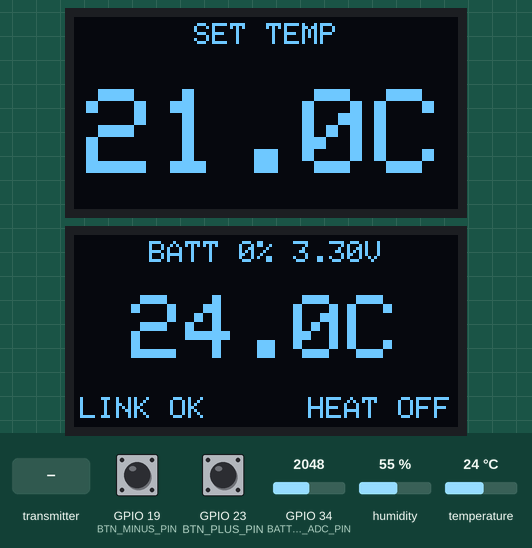
Simulated run of this sketch. Board: ESP32. Parts: 2 × 128×64 one-colour display. The test bench sets the inputs (shaded band); at power-on: GPIO 19 (BTN_MINUS_PIN) HIGH, GPIO 23 (BTN_PLUS_PIN) HIGH, GPIO 34 (BATTERY_ADC_PIN) = 2048, humidity 55 %, temperature 24 °C. WiFi joins after 1.5 s; servers stay silent unless stated.

Above: at 1.3 s.
1.4 s: GPIO 19 (BTN_MINUS_PIN) pulled LOW for 1 s
At 3.3 s:
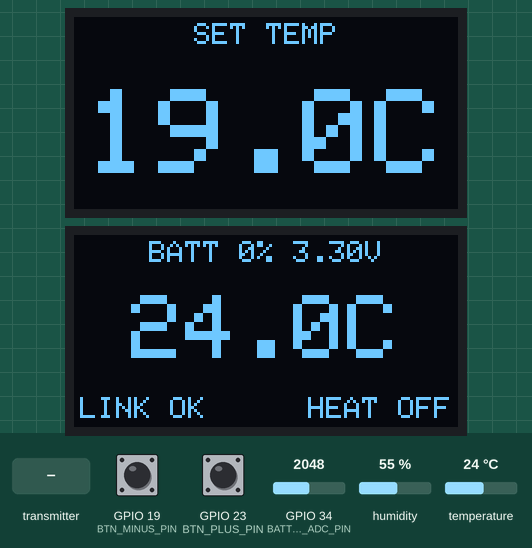
3.9 s: the transmitter starts sending heatRelayState = 1
At 4.9 s:
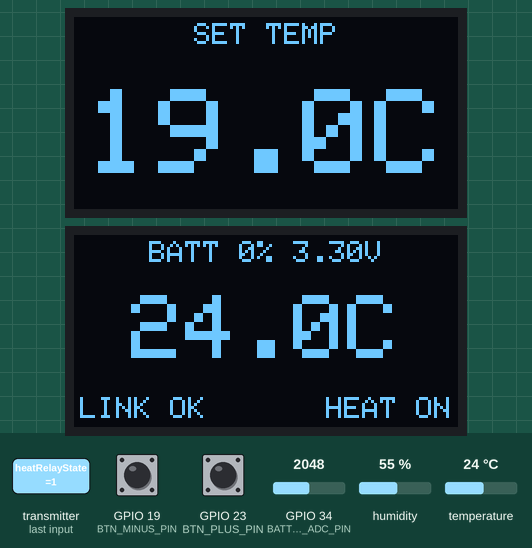
5.4 s: GPIO 23 (BTN_PLUS_PIN) pulled LOW for 3.2 s
At 9.7 s:
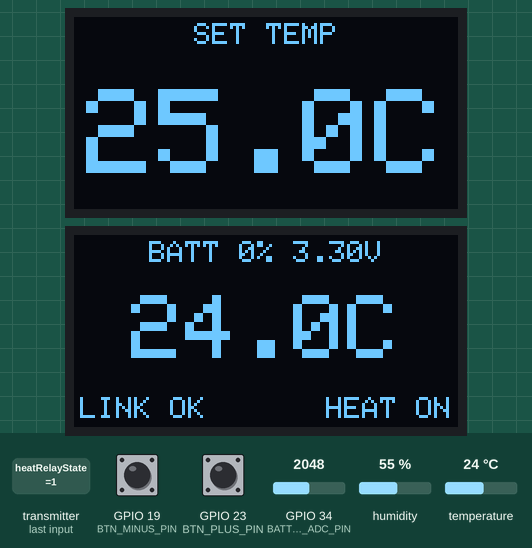
10.1 s: the transmitter starts sending heatRelayState = 0
At 10.9 s:
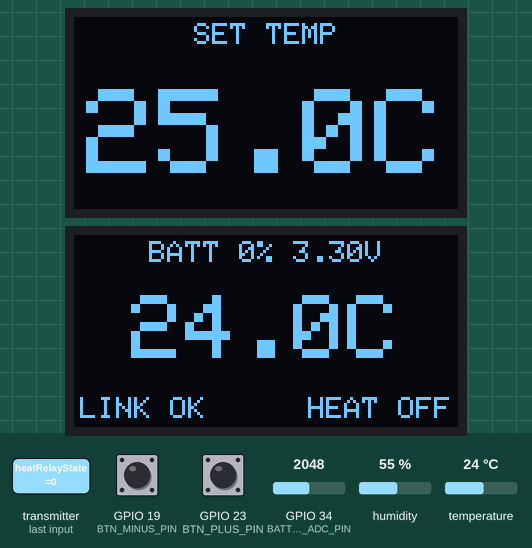
11.6 s: GPIO 19 (BTN_MINUS_PIN) pulled LOW for 3.2 s
At 13.76 s:
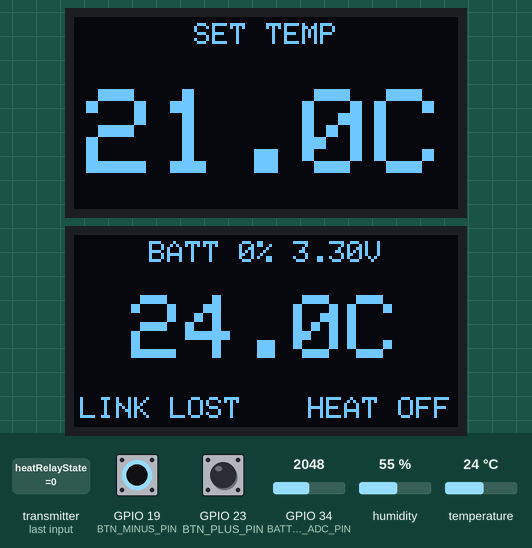
16.3 s: GPIO 34 (BATTERY_ADC_PIN) set to 2866
At 17.0 s:
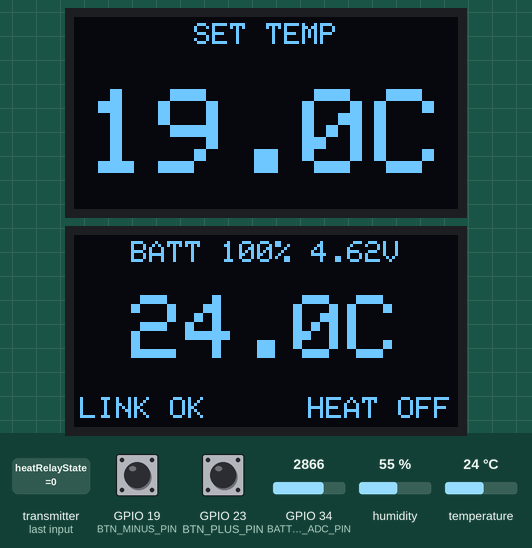
Timing chart, 0 to 19.3 s (numbered marks = the images above; inputs shaded):
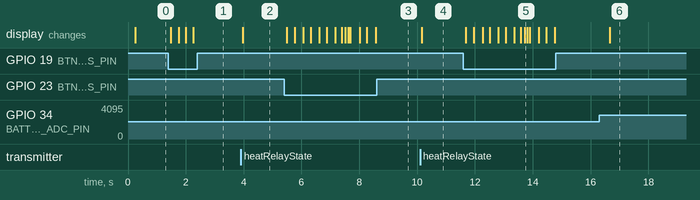

The sketch:

device2_thermostat.ino
```cpp
/*
  ================================================================
  DEVICE 2 - BATTERY-POWERED THERMOSTAT
  ESP32-WROOM-32 (DevKitC V4)
  ================================================================

  ROLE:
   - Reads room temperature/humidity from the AHT10
   - Lets you adjust the setpoint with two physical buttons
   - Shows setpoint on OLED1, current temp + boiler/link/battery
     status on OLED2
   - Sends readings to Device 1 over ESP-NOW, receives boiler
     status back from it

  REQUIRED LIBRARIES (Arduino IDE Library Manager):
   - Adafruit GFX Library
   - Adafruit SSD1306
   - Adafruit AHTX0 (also pulls in Adafruit Unified Sensor)

  I2C LAYOUT:
   Two separate buses, so no address resoldering is needed.
   Bus A (Wire)  : AHT10 (0x38) + OLED1 setpoint screen (0x3C)
   Bus B (Wire1) : OLED2 status screen (0x3C)
   Set the pins in I2C_A_SDA/SCL and I2C_B_SDA/SCL below.

  IMPORTANT - ESP-NOW CHANNEL:
   ESP-NOW peers must be on the same WiFi channel. Since Device 1
   connects to your home WiFi (channel assigned by your router),
   Device 2 must match that channel even though it never actually
   joins the network. Set WIFI_CHANNEL below to whatever Device 1
   prints to Serial on boot ("WiFi channel: X").

  ================================================================
*/

#include <Wire.h>
#include <Adafruit_GFX.h>
#include <Adafruit_SSD1306.h>
#include <Adafruit_AHTX0.h>
#include <esp_now.h>
#include <esp_wifi.h>
#include <WiFi.h>

// ---------------- PIN CONFIG - VERIFY AGAINST YOUR SCHEMATIC ----------------
// Two independent I2C buses. Change these pin numbers freely (any free GPIO
// that isn't input-only or a flash/boot pin works - the ESP32 can route I2C
// to almost any pin).
//   Bus A (Wire)  : AHT10 temperature sensor + OLED1 (setpoint screen)
//   Bus B (Wire1) : OLED2 (status screen) only
const int I2C_A_SDA = 21;
const int I2C_A_SCL = 22;
const int I2C_B_SDA = 16;
const int I2C_B_SCL = 17;

// The two button lines were harder to pin down precisely at the image
// resolution provided. Placeholders below - CONFIRM before flashing.
const int BTN_PLUS_PIN  = 23; // <-- VERIFY
const int BTN_MINUS_PIN = 19; // <-- VERIFY

// Each OLED is on its own bus, so both can keep the factory 0x3C address.
// (AHT10 is 0x38 and shares bus A with OLED1 - no conflict.)
const int OLED1_ADDR = 0x3C; // setpoint display, bus A
const int OLED2_ADDR = 0x3C; // status display,   bus B

const int SCREEN_WIDTH  = 128;
const int SCREEN_HEIGHT = 64;

// Battery voltage sense: 10k + 10k divider from Battery+ to GND, midpoint to this pin.
// GPIO34 is ADC1 (WiFi/ESP-NOW-safe) and input-only, so it's a clean unused pin.
const int BATTERY_ADC_PIN = 34;
const float DIVIDER_RATIO = 2.0; // (10k+10k)/10k = 2.0 -> multiply the ADC reading by this
// Rough 18650 discharge curve endpoints for a simple percentage estimate.
// Not linear in reality, but good enough for an at-a-glance indicator.
const float BATTERY_EMPTY_V = 3.3;
const float BATTERY_FULL_V  = 4.2;

// ---------------- USER CONFIG ----------------
// Device 1's MAC address. On Device 1, run WiFi.macAddress() once and paste it here.
uint8_t device1Mac[] = {0x11, 0x22, 0x33, 0x44, 0x55, 0x66}; // <-- REPLACE
const int WIFI_CHANNEL = 6; // <-- SET to match Device 1's actual WiFi channel

const float SETPOINT_STEP = 0.5;
const float SETPOINT_MIN  = 10.0;
const float SETPOINT_MAX  = 30.0;
const unsigned long SEND_INTERVAL_MS = 60UL * 1000UL; // push a reading every 60s
const unsigned long DEBOUNCE_MS = 250;
const unsigned long LINK_TIMEOUT_MS = 3UL * SEND_INTERVAL_MS;

// ---------------- OBJECTS ----------------
Adafruit_SSD1306 oledSetpoint(SCREEN_WIDTH, SCREEN_HEIGHT, &Wire, -1);
Adafruit_SSD1306 oledStatus(SCREEN_WIDTH, SCREEN_HEIGHT, &Wire1, -1);
Adafruit_AHTX0 aht;

typedef struct struct_message {
  float temperature;
  float setpoint;
  float batteryVoltage;
  bool  heatRelayState;
} struct_message;

struct_message outgoing;
struct_message incomingStatus;

// ---------------- STATE ----------------
float setpoint = 21.0;
float currentTemp = NAN;
float currentHumidity = NAN;
bool boilerHeatOn = false;
bool linkOk = false;
unsigned long lastBoilerDataMillis = 0;
unsigned long lastSendMillis = 0;
unsigned long lastBtnPlusMillis = 0;
unsigned long lastBtnMinusMillis = 0;

// ---------------- FORWARD DECLARATIONS ----------------
void sendReading();
void updateDisplays();
void onDataRecv(const uint8_t *mac, const uint8_t *incomingBytes, int len);
float readBatteryVoltage();

void setup() {
  Serial.begin(115200);

  pinMode(BTN_PLUS_PIN, INPUT_PULLUP);
  pinMode(BTN_MINUS_PIN, INPUT_PULLUP);

  Wire.begin(I2C_A_SDA, I2C_A_SCL);    // bus A: AHT10 + OLED1
  Wire1.begin(I2C_B_SDA, I2C_B_SCL);   // bus B: OLED2

  // 11dB attenuation gives the widest usable input range (~0-3.1V), which we
  // need since the divider's max output (4.2V / 2) is around 2.1V.
  analogSetPinAttenuation(BATTERY_ADC_PIN, ADC_11db);

  if (!aht.begin(&Wire)) {
    Serial.println("AHT10 not found - check wiring!");
  }

  if (!oledSetpoint.begin(SSD1306_SWITCHCAPVCC, OLED1_ADDR)) {
    Serial.println("OLED1 (setpoint) not found at 0x3C");
  }
  if (!oledStatus.begin(SSD1306_SWITCHCAPVCC, OLED2_ADDR)) {
    Serial.println("OLED2 (status) not found at 0x3C on bus B - check its SDA/SCL wiring");
  }

  // Set up WiFi in STA mode but stay disconnected - we only need it for ESP-NOW.
  WiFi.mode(WIFI_STA);
  WiFi.disconnect();
  esp_wifi_set_channel(WIFI_CHANNEL, WIFI_SECOND_CHAN_NONE);

  if (esp_now_init() != ESP_OK) {
    Serial.println("ESP-NOW init failed!");
  } else {
    esp_now_register_recv_cb(onDataRecv);
    esp_now_peer_info_t peerInfo = {};
    memcpy(peerInfo.peer_addr, device1Mac, 6);
    peerInfo.channel = WIFI_CHANNEL;
    peerInfo.encrypt = false;
    esp_now_add_peer(&peerInfo);
  }

  // Take an initial reading immediately rather than waiting a full interval.
  sensors_event_t humidity, temp;
  aht.getEvent(&humidity, &temp);
  currentTemp = temp.temperature;
  currentHumidity = humidity.relative_humidity;

  updateDisplays();
}

void loop() {
  unsigned long now = millis();

  // --- Buttons ---
  if (digitalRead(BTN_PLUS_PIN) == LOW && now - lastBtnPlusMillis > DEBOUNCE_MS) {
    lastBtnPlusMillis = now;
    setpoint = min(setpoint + SETPOINT_STEP, SETPOINT_MAX);
    updateDisplays();
    sendReading(); // push the change immediately instead of waiting for the next interval
  }
  if (digitalRead(BTN_MINUS_PIN) == LOW && now - lastBtnMinusMillis > DEBOUNCE_MS) {
    lastBtnMinusMillis = now;
    setpoint = max(setpoint - SETPOINT_STEP, SETPOINT_MIN);
    updateDisplays();
    sendReading();
  }

  // --- Periodic sensor read + send ---
  if (now - lastSendMillis > SEND_INTERVAL_MS) {
    lastSendMillis = now;
    sensors_event_t humidity, temp;
    aht.getEvent(&humidity, &temp);
    currentTemp = temp.temperature;
    currentHumidity = humidity.relative_humidity;
    sendReading();
    updateDisplays();
  }

  // --- Link health ---
  bool wasLinkOk = linkOk;
  linkOk = (now - lastBoilerDataMillis < LINK_TIMEOUT_MS);
  if (wasLinkOk != linkOk) updateDisplays(); // refresh immediately on a state change

  delay(50);
}

void sendReading() {
  outgoing.temperature = currentTemp;
  outgoing.setpoint = setpoint;
  outgoing.batteryVoltage = readBatteryVoltage();
  outgoing.heatRelayState = false; // unused in this direction
  esp_now_send(device1Mac, (uint8_t*)&outgoing, sizeof(outgoing));
}

void onDataRecv(const uint8_t *mac, const uint8_t *incomingBytes, int len) {
  if (len == sizeof(struct_message)) {
    memcpy(&incomingStatus, incomingBytes, sizeof(incomingStatus));
    boilerHeatOn = incomingStatus.heatRelayState;
    lastBoilerDataMillis = millis();
    updateDisplays();
  }
}

float readBatteryVoltage() {
  // analogReadMilliVolts() uses the ESP32's factory ADC calibration internally,
  // which is noticeably more accurate than a raw analogRead() + manual formula.
  uint32_t mv = analogReadMilliVolts(BATTERY_ADC_PIN);
  return (mv / 1000.0) * DIVIDER_RATIO;
}

int batteryPercent(float voltage) {
  if (voltage < 0) return -1;
  float pct = (voltage - BATTERY_EMPTY_V) / (BATTERY_FULL_V - BATTERY_EMPTY_V) * 100.0;
  if (pct < 0) pct = 0;
  if (pct > 100) pct = 100;
  return (int)(pct + 0.5);
}

// Right-aligns a string's right edge to (screenWidth - marginPx) at the given textSize.
void printRightAligned(Adafruit_SSD1306 &oled, const String &text, int y, int textSize, int marginPx) {
  int charW = 6 * textSize; // default GFX font: 6px advance per character at size 1
  int textW = charW * text.length();
  int x = SCREEN_WIDTH - marginPx - textW;
  if (x < 0) x = 0;
  oled.setTextSize(textSize);
  oled.setCursor(x, y);
  oled.print(text);
}

// Horizontally centers a string at the given textSize.
void printCentered(Adafruit_SSD1306 &oled, const String &text, int y, int textSize) {
  int charW = 6 * textSize;
  int textW = charW * text.length();
  int x = (SCREEN_WIDTH - textW) / 2;
  if (x < 0) x = 0;
  oled.setTextSize(textSize);
  oled.setCursor(x, y);
  oled.print(text);
}

void updateDisplays() {
  // ----------------------------------------------------------------
  // NOTE ON COLOR: these panels are two-tone SSD1306/1315 modules -
  // the top strip (rows 0-15) is hard-wired to yellow, everything
  // below it (rows 16-63) is hard-wired to blue. There's no software
  // color control; "color" here just means which region text lands
  // in. So the big, important numbers below are placed in the lower
  // (blue) region on purpose, and only short secondary info goes in
  // the thin yellow strip up top.
  // ----------------------------------------------------------------

  // ============ OLED1: setpoint, as big as it fits ============
  oledSetpoint.clearDisplay();
  oledSetpoint.setTextColor(SSD1306_WHITE);

  // Yellow strip (y 0-15): label only.
  printCentered(oledSetpoint, "SET TEMP", 2, 1);

  // Blue region (y 16-63, 48px tall): giant setpoint value.
  // Size 4 = 24x32px per character. "21.5C" is 5 chars = 120px wide,
  // fits the 128px panel width, and 32px tall fits inside the 48px
  // blue band with room to vertically center it.
  char setpointStr[8];
  snprintf(setpointStr, sizeof(setpointStr), "%.1fC", setpoint);
  printCentered(oledSetpoint, setpointStr, 24, 4);

  oledSetpoint.display();

  // ============ OLED2: current temp + status ============
  oledStatus.clearDisplay();
  oledStatus.setTextColor(SSD1306_WHITE);

  // Yellow strip (y 0-15): battery status - compact, so it fits one line.
  float battV = readBatteryVoltage();
  int battPct = batteryPercent(battV);
  char battStr[24];
  if (battPct < 0) snprintf(battStr, sizeof(battStr), "BATT N/A");
  else snprintf(battStr, sizeof(battStr), "BATT %d%% %.2fV", battPct, battV);
  printCentered(oledStatus, battStr, 2, 1);

  // Blue region: giant current temperature, size 3 (18x24px/char) so
  // there's still room below it for the two status lines.
  char tempStr[8];
  if (isnan(currentTemp)) snprintf(tempStr, sizeof(tempStr), "--.-C");
  else snprintf(tempStr, sizeof(tempStr), "%.1fC", currentTemp);
  printCentered(oledStatus, tempStr, 20, 3);

  // Bottom-left: connection status to Device 1.
  oledStatus.setTextSize(1);
  oledStatus.setCursor(2, 54);
  oledStatus.print(linkOk ? "LINK OK" : "LINK LOST");

  // Bottom-right: boiler heat status.
  printRightAligned(oledStatus, boilerHeatOn ? "HEAT ON" : "HEAT OFF", 54, 1, 2);

  oledStatus.display();
}
```

Measured:
- after the input at 1.4 s, the display: first changes after 0.07 s (image 1 shows a later state)
- after the input at 3.9 s, the display: changes after 0.06 s (image 2)
- after the input at 5.4 s, the display: first changes after 0.09 s (image 3 shows a later state)
- after the input at 10.1 s, the display: changes after 0.06 s (image 4)
- after the input at 11.6 s, the display: first changes after 0.09 s (image 5 shows a later state)
- after the input at 16.3 s, the display: changes after 0.36 s (image 6)
